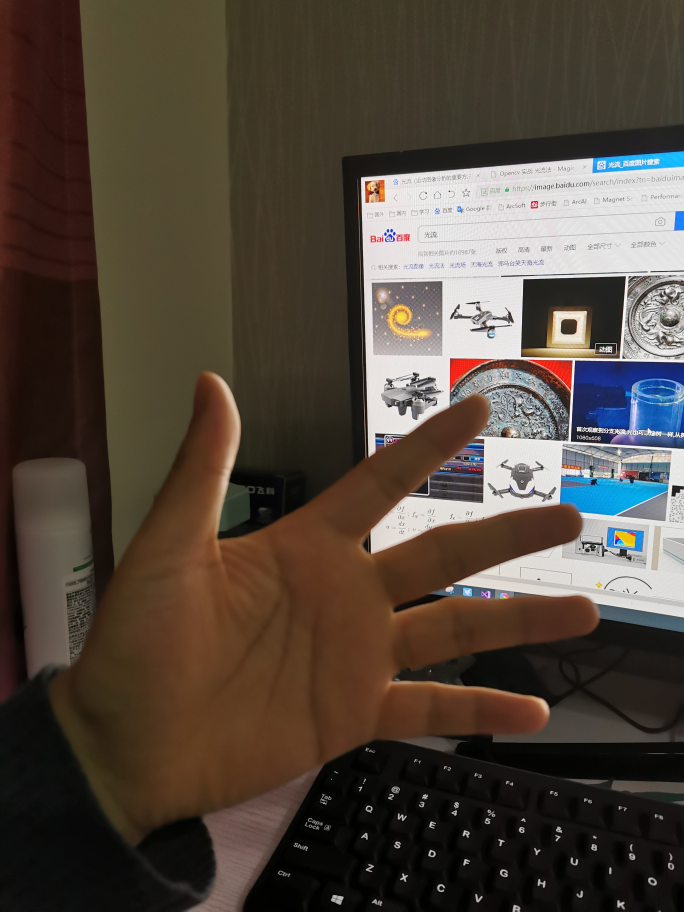
//> input picture test/1.jpg, 2736 x 3648 px (shown at 1/4 size)
$ ./源   (built with g++ and OpenCV 4)
//> lines starting //> are read from the running program, lines starting //| are printed output that depends on the picture
#include <iostream>
#include <opencv2/video/tracking.hpp>
#include <opencv2/highgui/highgui.hpp>

#define MAX_CORNERS 1000

using namespace std;
using namespace cv;

int main(int argc, char* argv[])
{
    //读取两幅图片
    vector<Mat> imgs, grayImgs;
    Mat img = imread("1.jpg");
//> img is the input picture: 3648 rows x 2736 cols, CV_8UC3; mean B, G, R 60.4, 70.5, 81.1
    imgs.push_back(img);
    img = imread("2.jpg");
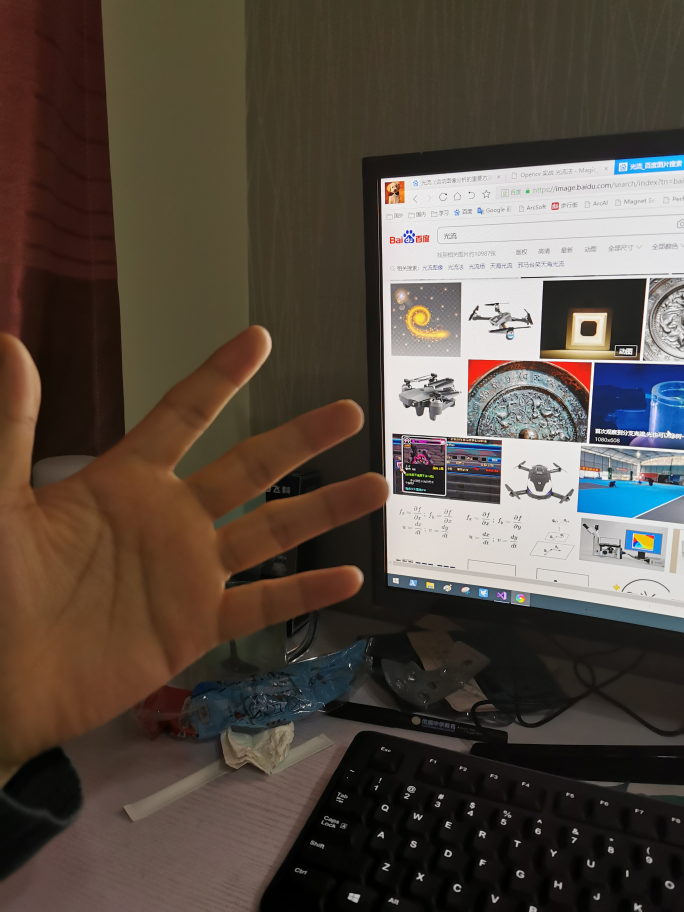
//> input picture test/2.jpg, 2736 x 3648 px (shown at 1/4 size)
//> img is the input picture: 3648 rows x 2736 cols, CV_8UC3; mean B, G, R 66, 75.4, 86
    imgs.push_back(img);

    //灰度化
    for (size_t i = 0; i < imgs.size(); i++) {
        //复制原来的图片
        Mat temp;
        temp.create(imgs[i].rows, imgs[i].cols, CV_8UC1);

        cvtColor(imgs[i], temp, COLOR_RGB2GRAY);
        grayImgs.push_back(temp);
    }
//> this loop made 2 passes
//> pass 1, `cvtColor(imgs[i], temp, COLOR_RGB2GRAY);`:
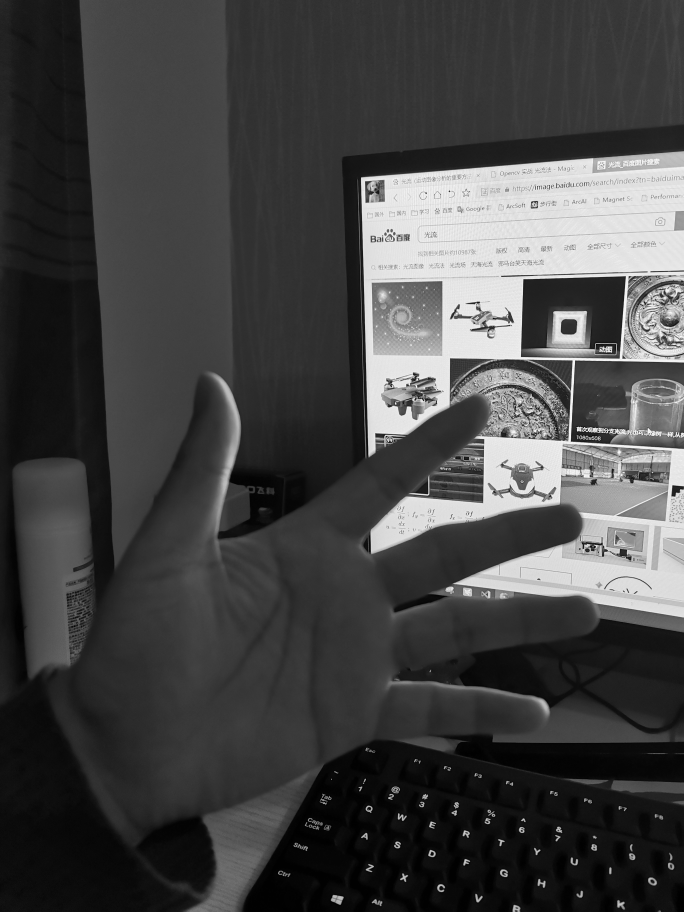
//> temp: 3648 rows x 2736 cols, CV_8UC1 (shown at 1/4 size); min 0, max 255, mean 68.7
//> pass 2, `cvtColor(imgs[i], temp, COLOR_RGB2GRAY);`:
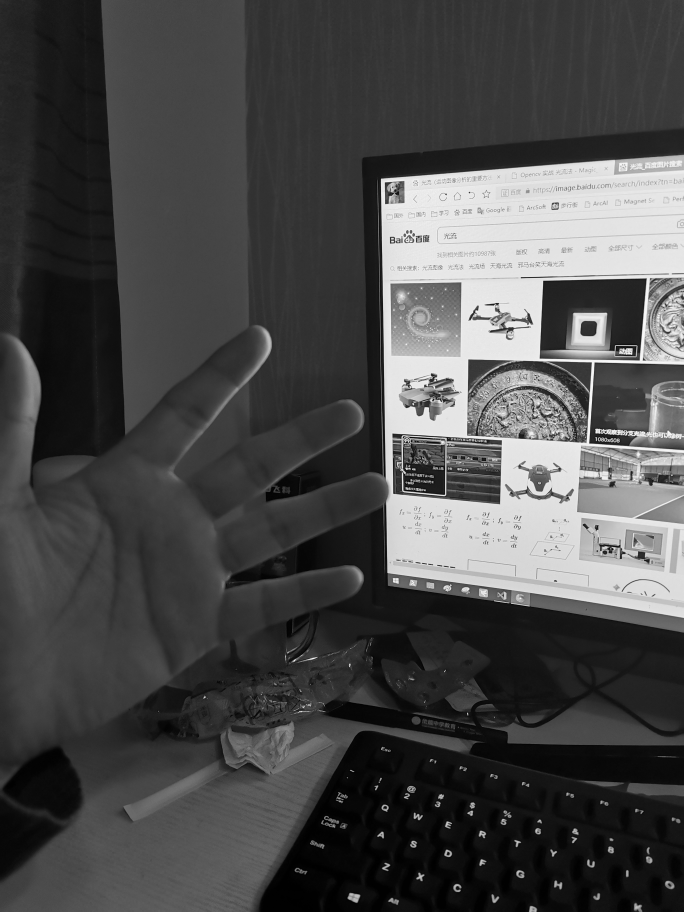
//> temp: 3648 rows x 2736 cols, CV_8UC1 (shown at 1/4 size); min 0, max 255, mean 73.8
    //测试是否已转化为灰度图，因为opencv里面计算光流是基于灰度图的！
    for (size_t i = 0; i < imgs.size() && i < grayImgs.size(); i++) {
        //imshow("origin",imgs[i]);
        //imshow("gray",grayImgs[i]);
        //waitKey(10000);
    }

    //标记待检测的特征点并显示
    vector<Point2f> point[2];
    double qualityLevel = 0.01;
    double minDistance = 10;
    /*
        void goodFeaturesToTrack( InputArray image, OutputArray corners,
                                  int maxCorners, double qualityLevel, double minDistance,
                                  InputArray mask=noArray(), int blockSize=3,
                                  bool useHarrisDetector=false, double k=0.04 )
    */
    //将imgs[0]中的检测到的角点存入point[0]中
    goodFeaturesToTrack(grayImgs[0], point[0], MAX_CORNERS, qualityLevel, minDistance);
//> point = 2 items
    cout << point[0].size() << endl;
//| 1000
    /*
      void circle(CV_IN_OUT Mat& img, Point center, int radius, const Scalar& color, int thickness=1, int lineType=8, int shift=0);
    */
    //显示角点
    //for(size_t i= 0;i<point[0].size();i++){
       // circle(imgs[0], cvPoint(cvRound(point[0][i].x),cvRound(point[0][i].y)), 3, cvScalar(255, 0, 0), 1, CV_AA, 0);
    //}
    //imshow("detected corner", imgs[0]);
    /*
       void cv::calcOpticalFlowFarneback( InputArray _prev0, InputArray _next0,
                               OutputArray _flow0, double pyr_scale, int levels, int winsize,
                               int iterations, int poly_n, double poly_sigma, int flags )
       void line(Mat& img, Point pt1, Point pt2, const Scalar& color, int thickness=1, int lineType=8, int shift=0)
    */
    //稠密光流
    Mat flow;
    calcOpticalFlowFarneback(grayImgs[0], grayImgs[1], flow, 0.5, 3, 15, 3, 5, 1.2, 0);
    cout << flow.size() << endl;  //对原图像每个像素都计算光流

    for (size_t y = 0; y < imgs[0].rows; y += 10) {
        for (size_t x = 0; x < imgs[0].cols; x += 10) {
            Point2f fxy = flow.at<Point2f>(y, x);
            line(imgs[0], Point(x, y), Point(cvRound(x + fxy.x), cvRound(y + fxy.y)), CV_RGB(0, 255, 0), 1, 8);
        }
    }
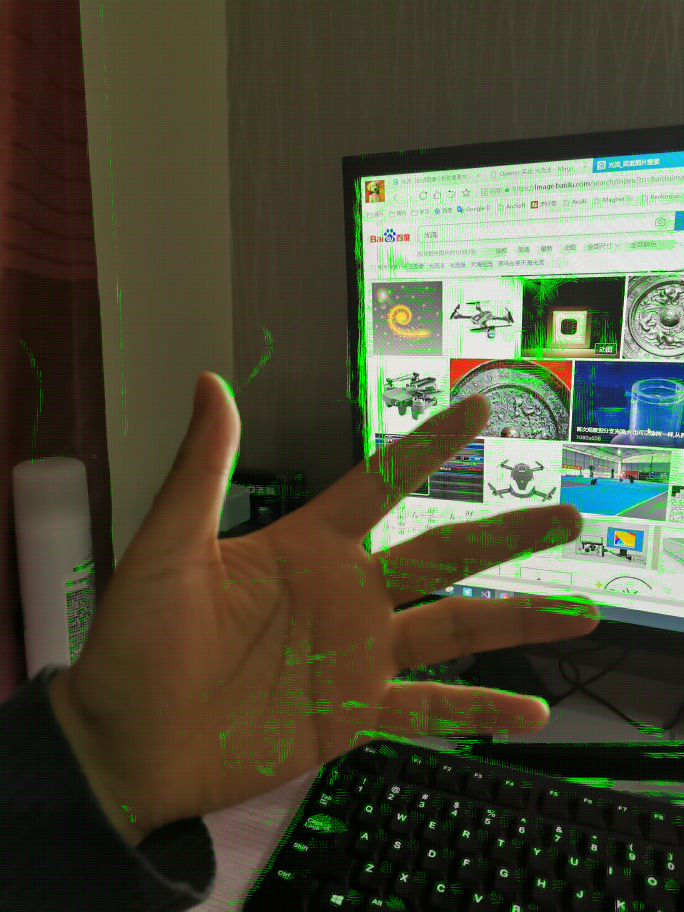
//> imgs[0]: 3648 rows x 2736 cols, CV_8UC3 (shown at 1/4 size); mean B, G, R 56.2, 76.3, 76.5

    imshow("稠密光流：", imgs[0]);
    //稀疏光流
    TermCriteria criteria = TermCriteria(TermCriteria::COUNT | TermCriteria::EPS, 20, 0.03);
    vector<uchar> status;
    vector<float> err;

    calcOpticalFlowPyrLK(grayImgs[0], grayImgs[1], point[0], point[1], status, err, Size(15, 15), 3, criteria);
//> status = 1000 values, max 1 at index 0, min 0 at index 190, mean 0.986; err = 1000 values, max 155.4 at index 102, min 0 at index 190, mean 38.58

    imshow("稀疏光流：", imgs[1]);
    waitKey(100000);
    return 0;
}
